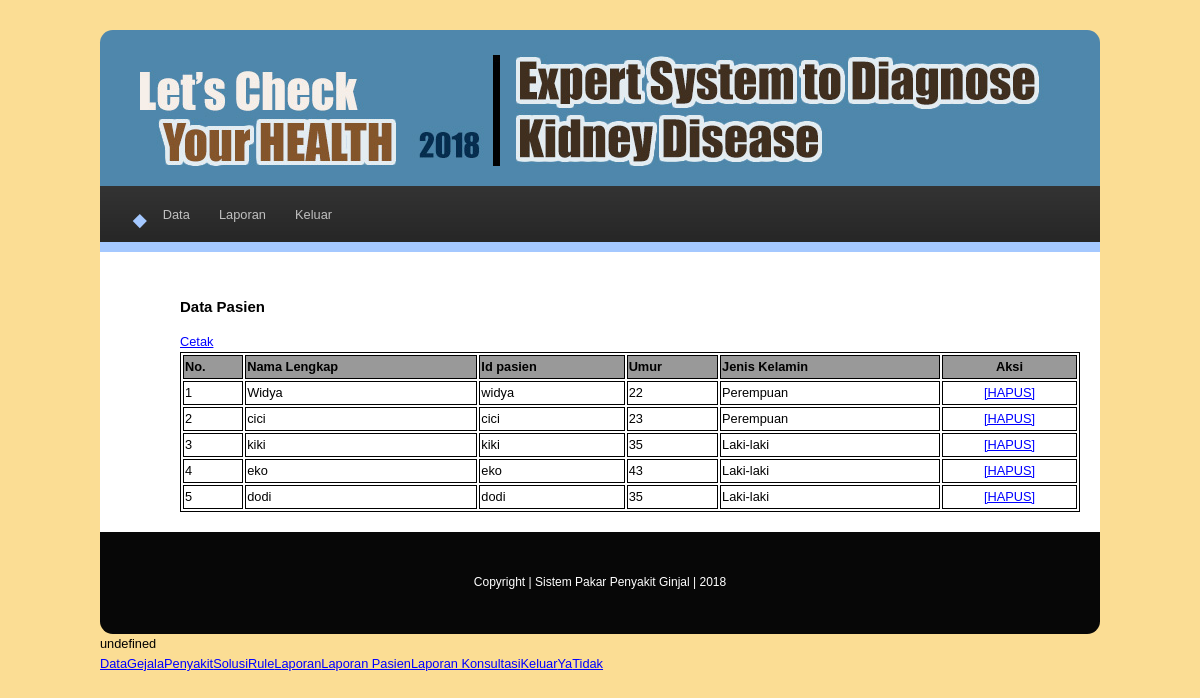
Page /admin/media.php?mod=pasien (signed in) on the committed database.
### tables this page shows
CREATE TABLE IF NOT EXISTS `user` (
  `id_user` varchar(50) DEFAULT NULL,
  `password` varchar(50) DEFAULT NULL,
  `nama_lengkap` varchar(100) DEFAULT NULL,
  `umur` varchar(4) NOT NULL,
  `jk` varchar(20) NOT NULL,
  `level` varchar(50) DEFAULT NULL
);

### admin/laporanregistrasi.php (the view)
 <a href="cetaklaporan.php" target="_blank">Cetak</a>
<table width="100%" border="1" bordercolor="#000000">
      <tr bgcolor="#999999">
        <td valign="top"><strong>No.</strong></td>
        <td valign="top"><strong>Nama Lengkap</strong></td>
        <td><strong>Id pasien</strong></td>
        <td><strong>Umur</strong></td>
        <td><strong>Jenis Kelamin</strong></td>
        <td><div align="center"><strong>Aksi</strong></div></td>
      </tr>
	  	<?php
$query = "SELECT * FROM user where level<>'admin'";
$result = mysql_query($query) or die('Error');
while($data = mysql_fetch_array($result))
{
$no=$no+1;
?>
      <tr>
        <td valign="top"><?php echo "$no"; ?></td>
        <td valign="top"><?php echo "$data[nama_lengkap] " ; ?></td>
        <td><?php echo "$data[id_user]" ;?></td>
        <td valign="top"><?php echo "$data[umur] " ; ?></td>
        <td valign="top"><?php echo "$data[jk]" ; ?></td>
        <td valign="top"><div align="center"><a href="userdelete.php?username=<?php echo $data['id_user']; ?>">[HAPUS]</a></div></td>
      </tr>
          <?php
 }
?>
    </table>

### admin/style.css (style rules this page uses)
body { font-size:0.8em; line-height:20px; font-family: "Trebuchet MS", Arial; width: 1000px; margin-top: 30px; margin-right: auto; margin-bottom: auto; margin-left: auto; background-image: url(../images/bcg.jpg); background-repeat: repeat; }
a { color:#0000FF; }

### rows in the picture
user: nama_lengkap "Widya", id_user "widya", umur "22", jk "Perempuan"
user: nama_lengkap "cici", id_user "cici", umur "23", jk "Perempuan"
user: nama_lengkap "kiki", id_user "kiki", umur "35", jk "Laki-laki"
user: nama_lengkap "eko", id_user "eko", umur "43", jk "Laki-laki"
user: nama_lengkap "dodi", id_user "dodi", umur "35", jk "Laki-laki"
